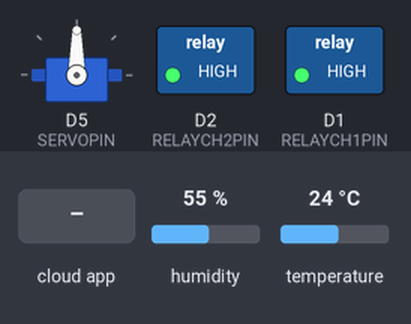
A sketch run on a simulated ESP8266 (NodeMCU). Parts: servo, switched loads named in the sketch (green lamp = pin HIGH). Inputs (shaded band) come from the test bench; at power-on: humidity 55 %, temperature 24 °C. WiFi joins after 1.5 s; servers stay silent unless stated; no MQTT or app messages arrive unless stated; what the sketch prints to the serial monitor is not drawn.

Above: at 2.7 s.
2.8 s: the phone or cloud app sets Relay1 to ON
At 4.0 s:
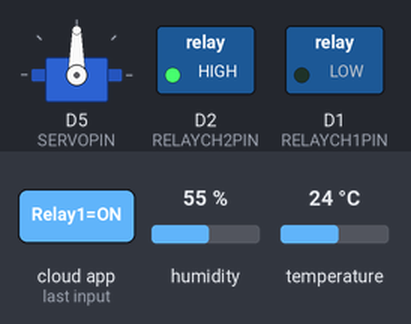
4.3 s: the phone or cloud app sets ServoSlider to ON
At 5.4 s:
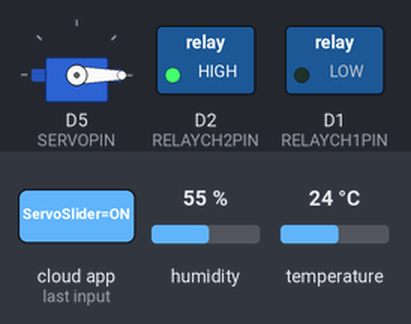
5.8 s: the phone or cloud app sets Relay2 to ON
At 6.6 s:
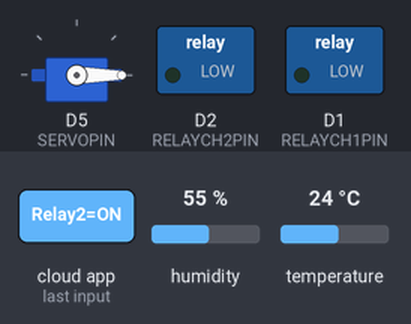
Timing chart, 0 to 8.8 s (numbered marks = the images above; inputs shaded):
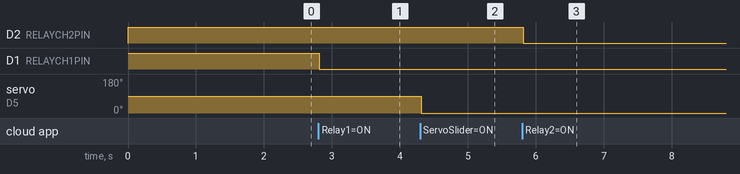

The sketch:

IoTMQTTClientAdvanced.ino
```cpp
// (licence header left out)
#include <ESP8266WiFi.h>
#include "Adafruit_MQTT.h"
#include "Adafruit_MQTT_Client.h"
#include <DHTesp.h>
#include <Servo.h>


#define WLAN_SSID       "  ---ssid---  "             // Your SSID
#define WLAN_PASS       "  ---password---  "        // Your password

#define IO_SERVER      "io.adafruit.com"
#define IO_SERVERPORT  1883
#define IO_USERNAME    "  ---adafruit username--  "
#define IO_KEY         "  ---adafruit key---  "

const int RELAYCH1PIN = D1;
const int RELAYCH2PIN = D2;
bool RelayCH1Value = false;
bool RelayCH2Value = false;

const int SERVOPIN = D5;
int ServoValue = 90;
Servo Servo_SG90;

const int TEMPHUMPIN = D7;
float Humidity = 0.0;
float Temperature = 0.0;
DHTesp dht;


//WIFI CLIENT
WiFiClient client;

// MQTT Server
Adafruit_MQTT_Client mqtt(&client, IO_SERVER, IO_SERVERPORT, IO_USERNAME, IO_KEY);
Adafruit_MQTT_Subscribe RelayChannel1 = Adafruit_MQTT_Subscribe(&mqtt, IO_USERNAME "/feeds/Relay1");
Adafruit_MQTT_Subscribe RelayChannel2 = Adafruit_MQTT_Subscribe(&mqtt, IO_USERNAME "/feeds/Relay2");
Adafruit_MQTT_Subscribe ServoChannel = Adafruit_MQTT_Subscribe(&mqtt, IO_USERNAME "/feeds/ServoSlider");
Adafruit_MQTT_Publish TempChannel = Adafruit_MQTT_Publish(&mqtt, IO_USERNAME "/feeds/Temperature");

Adafruit_MQTT_Subscribe *subscription;

//----------------------------------------------------------------------------------------------------
void setup()
{
  Serial.begin(115200);
  RelayInit();
  TempHumInit();
  ServoInit();
  MQTTInit();
  mqtt.subscribe(&RelayChannel1);
  mqtt.subscribe(&RelayChannel2);
  mqtt.subscribe(&ServoChannel);
}

//----------------------------------------------------------------------------------------------------
void loop()
{
  TempHumRead();
  MQTTConnect();

  while ((subscription = mqtt.readSubscription(5000))) // keep connection open 20 seconds after activity
  {
    if (subscription == &RelayChannel1)
        SetRelay(1,!strcmp((char *)RelayChannel1.lastread, "ON"));
    if (subscription == &RelayChannel2)
        SetRelay(2,!strcmp((char *)RelayChannel2.lastread, "ON"));
    if (subscription == &ServoChannel)
        SetServo(atoi((char *)ServoChannel.lastread));
  }

  MQTTPublish(&TempChannel, (int)Temperature);
}
```

MQTT.ino
```cpp
// MQTT Module

//----------------------------------------------------------------------------------------------------
void MQTTInit()
{
  Serial.println();
  Serial.print("Connecting to ");
  Serial.println(WLAN_SSID);

  WiFi.begin(WLAN_SSID, WLAN_PASS);
  while (WiFi.status() != WL_CONNECTED) {
    delay(500);
    Serial.print(".");
  }
  Serial.println();

  Serial.println("WiFi connected");
  Serial.println("IP address: ");
  Serial.println(WiFi.localIP());

}

//----------------------------------------------------------------------------------------------------
void MQTTConnect()
{
  int8_t ret;

  if (mqtt.connected())
    return;

  Serial.print("Connecting to MQTT... ");

  uint8_t retries = 3;

  while ((ret = mqtt.connect()) != 0) {
    Serial.println(mqtt.connectErrorString(ret));
    Serial.println("Retrying MQTT connection in 5 seconds...");
    mqtt.disconnect();
    delay(5000);
    retries--;
    if (retries == 0) {
      while (1);
    }
  }
  Serial.println("MQTT Connected!");
}


//----------------------------------------------------------------------------------------------------
void MQTTPublish(Adafruit_MQTT_Publish * PublishChannel, int Value)
{
  if (!PublishChannel->publish(Value))
    Serial.println(F("Publish Failed"));
}
```

Relay.ino
```cpp
// Relay Module


//----------------------------------------------------------------------------------------------------
void RelayInit()
{
  pinMode(RELAYCH1PIN, OUTPUT);
  digitalWrite(RELAYCH1PIN, HIGH);
  pinMode(RELAYCH2PIN, OUTPUT);
  digitalWrite(RELAYCH2PIN, HIGH);
}

//----------------------------------------------------------------------------------------------------
void SetRelay(int Channel, bool Onstate)
{
  if(Channel==1)
  {
    RelayCH1Value = Onstate;
    if(RelayCH1Value) digitalWrite(RELAYCH1PIN,LOW); else digitalWrite(RELAYCH1PIN,HIGH);
    Serial.print("Relay Chanel 1: ");
    Serial.println(RelayCH1Value);
  }
  if(Channel==2)
  {
    RelayCH2Value = Onstate;
    if(RelayCH2Value) digitalWrite(RELAYCH2PIN,LOW); else digitalWrite(RELAYCH2PIN,HIGH);
    Serial.print("Relay Chanel 2: ");
    Serial.println(RelayCH2Value);
  }
}
```

Servo.ino
```cpp
// Servo Module


//----------------------------------------------------------------------------------------------------
void ServoInit()
{
  Servo_SG90.attach(SERVOPIN);
  Servo_SG90.write(ServoValue);
}


//----------------------------------------------------------------------------------------------------
void SetServo(int Direction)
{
  Serial.print("Servo: ");
  Serial.println(Direction);
  ServoValue = Direction;
  Servo_SG90.write(ServoValue);
}
```

TempHumid.ino
```cpp
// Temperature and Humidity module


//----------------------------------------------------------------------------------------------------
void TempHumInit()
{
  dht.setup(TEMPHUMPIN, DHTesp::DHT22); // Connect DHT sensor to D7
}


//----------------------------------------------------------------------------------------------------
void TempHumRead()
{
  static unsigned long TempHumTimer = millis() + dht.getMinimumSamplingPeriod();
  if (millis() < TempHumTimer) return;

  TempHumTimer = millis() + dht.getMinimumSamplingPeriod();
  Humidity = dht.getHumidity();
  Temperature = dht.getTemperature();
}
```

Measured:
- after the input at 2.8 s, D1 (RELAYCH1PIN): HIGH → LOW at once
- after the input at 4.3 s, servo on D5 (SERVOPIN): 90° → 0° at once
- after the input at 5.8 s, D2 (RELAYCH2PIN): HIGH → LOW at once
